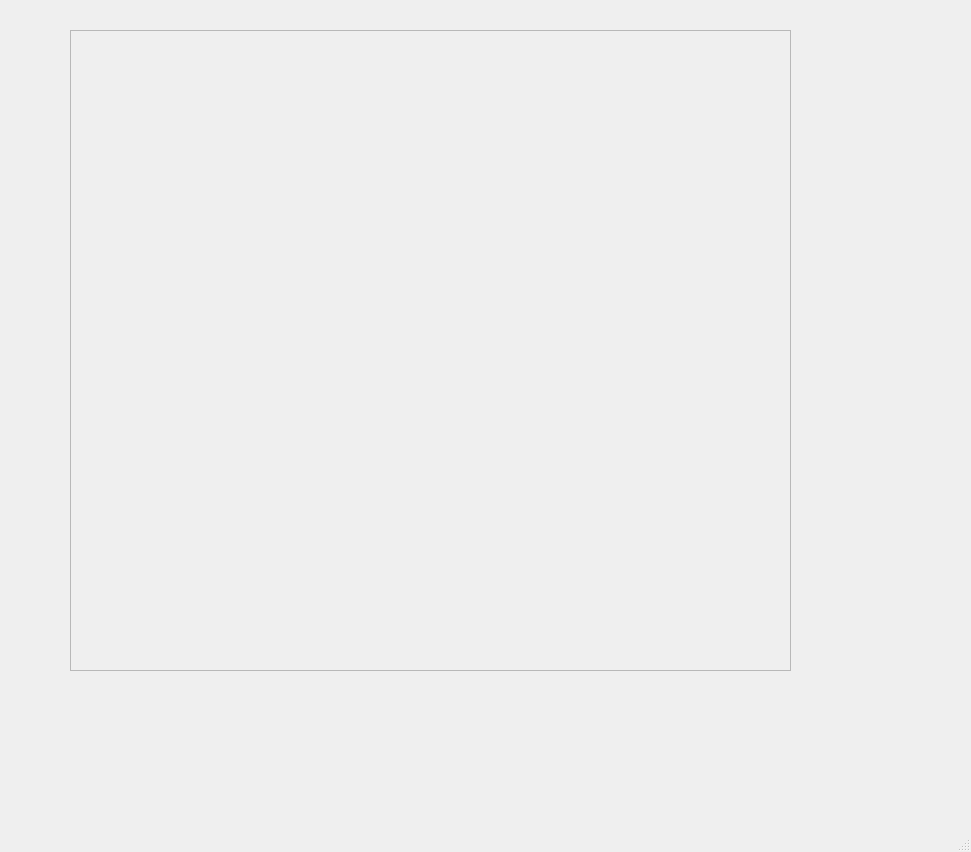
<?xml version="1.0" encoding="UTF-8"?>
<ui version="4.0">
 <class>MainWindow</class>
 <widget class="QMainWindow" name="MainWindow">
  <property name="geometry">
   <rect>
    <x>0</x>
    <y>0</y>
    <width>971</width>
    <height>852</height>
   </rect>
  </property>
  <property name="windowTitle">
   <string>MainWindow</string>
  </property>
  <widget class="QWidget" name="centralwidget">
   <widget class="QFrame" name="frame">
    <property name="geometry">
     <rect>
      <x>70</x>
      <y>30</y>
      <width>721</width>
      <height>641</height>
     </rect>
    </property>
    <property name="frameShape">
     <enum>QFrame::StyledPanel</enum>
    </property>
    <property name="frameShadow">
     <enum>QFrame::Raised</enum>
    </property>
    <widget class="QLabel" name="label">
     <property name="geometry">
      <rect>
       <x>0</x>
       <y>0</y>
       <width>121</width>
       <height>111</height>
      </rect>
     </property>
     <property name="text">
      <string/>
     </property>
     <property name="pixmap">
      <pixmap>herbe.jpg</pixmap>
     </property>
     <property name="scaledContents">
      <bool>true</bool>
     </property>
    </widget>
    <widget class="QLabel" name="label_2">
     <property name="geometry">
      <rect>
       <x>120</x>
       <y>0</y>
       <width>121</width>
       <height>111</height>
      </rect>
     </property>
     <property name="text">
      <string/>
     </property>
     <property name="pixmap">
      <pixmap>herbe.jpg</pixmap>
     </property>
     <property name="scaledContents">
      <bool>true</bool>
     </property>
    </widget>
    <widget class="QLabel" name="label_3">
     <property name="geometry">
      <rect>
       <x>240</x>
       <y>0</y>
       <width>121</width>
       <height>111</height>
      </rect>
     </property>
     <property name="text">
      <string/>
     </property>
     <property name="pixmap">
      <pixmap>herbe.jpg</pixmap>
     </property>
     <property name="scaledContents">
      <bool>true</bool>
     </property>
    </widget>
    <widget class="QLabel" name="label_4">
     <property name="geometry">
      <rect>
       <x>360</x>
       <y>0</y>
       <width>121</width>
       <height>111</height>
      </rect>
     </property>
     <property name="text">
      <string/>
     </property>
     <property name="pixmap">
      <pixmap>herbe.jpg</pixmap>
     </property>
     <property name="scaledContents">
      <bool>true</bool>
     </property>
    </widget>
    <widget class="QLabel" name="label_5">
     <property name="geometry">
      <rect>
       <x>480</x>
       <y>0</y>
       <width>121</width>
       <height>111</height>
      </rect>
     </property>
     <property name="text">
      <string/>
     </property>
     <property name="pixmap">
      <pixmap>herbe.jpg</pixmap>
     </property>
     <property name="scaledContents">
      <bool>true</bool>
     </property>
    </widget>
    <widget class="QLabel" name="label_6">
     <property name="geometry">
      <rect>
       <x>600</x>
       <y>0</y>
       <width>121</width>
       <height>111</height>
      </rect>
     </property>
     <property name="text">
      <string/>
     </property>
     <property name="pixmap">
      <pixmap>herbe.jpg</pixmap>
     </property>
     <property name="scaledContents">
      <bool>true</bool>
     </property>
    </widget>
    <widget class="QLabel" name="label_7">
     <property name="geometry">
      <rect>
       <x>0</x>
       <y>110</y>
       <width>121</width>
       <height>111</height>
      </rect>
     </property>
     <property name="text">
      <string/>
     </property>
     <property name="pixmap">
      <pixmap>herbe.jpg</pixmap>
     </property>
     <property name="scaledContents">
      <bool>true</bool>
     </property>
    </widget>
    <widget class="QLabel" name="label_8">
     <property name="geometry">
      <rect>
       <x>120</x>
       <y>110</y>
       <width>121</width>
       <height>111</height>
      </rect>
     </property>
     <property name="text">
      <string/>
     </property>
     <property name="pixmap">
      <pixmap>herbe.jpg</pixmap>
     </property>
     <property name="scaledContents">
      <bool>true</bool>
     </property>
    </widget>
    <widget class="QLabel" name="label_9">
     <property name="geometry">
      <rect>
       <x>240</x>
       <y>110</y>
       <width>121</width>
       <height>111</height>
      </rect>
     </property>
     <property name="text">
      <string/>
     </property>
     <property name="pixmap">
      <pixmap>herbe.jpg</pixmap>
     </property>
     <property name="scaledContents">
      <bool>true</bool>
     </property>
    </widget>
    <widget class="QLabel" name="label_10">
     <property name="geometry">
      <rect>
       <x>360</x>
       <y>110</y>
       <width>121</width>
       <height>111</height>
      </rect>
     </property>
     <property name="text">
      <string/>
     </property>
     <property name="pixmap">
      <pixmap>herbe.jpg</pixmap>
     </property>
     <property name="scaledContents">
      <bool>true</bool>
     </property>
    </widget>
    <widget class="QLabel" name="label_11">
     <property name="geometry">
      <rect>
       <x>480</x>
       <y>110</y>
       <width>121</width>
       <height>111</height>
      </rect>
     </property>
     <property name="text">
      <string/>
     </property>
     <property name="pixmap">
      <pixmap>herbe.jpg</pixmap>
     </property>
     <property name="scaledContents">
      <bool>true</bool>
     </property>
    </widget>
    <widget class="QLabel" name="label_12">
     <property name="geometry">
      <rect>
       <x>600</x>
       <y>110</y>
       <width>121</width>
       <height>111</height>
      </rect>
     </property>
     <property name="text">
      <string/>
     </property>
     <property name="pixmap">
      <pixmap>herbe.jpg</pixmap>
     </property>
     <property name="scaledContents">
      <bool>true</bool>
     </property>
    </widget>
   </widget>
  </widget>
  <widget class="QMenuBar" name="menubar">
   <property name="geometry">
    <rect>
     <x>0</x>
     <y>0</y>
     <width>971</width>
     <height>26</height>
    </rect>
   </property>
  </widget>
  <widget class="QStatusBar" name="statusbar"/>
 </widget>
 <resources/>
 <connections/>
</ui>
